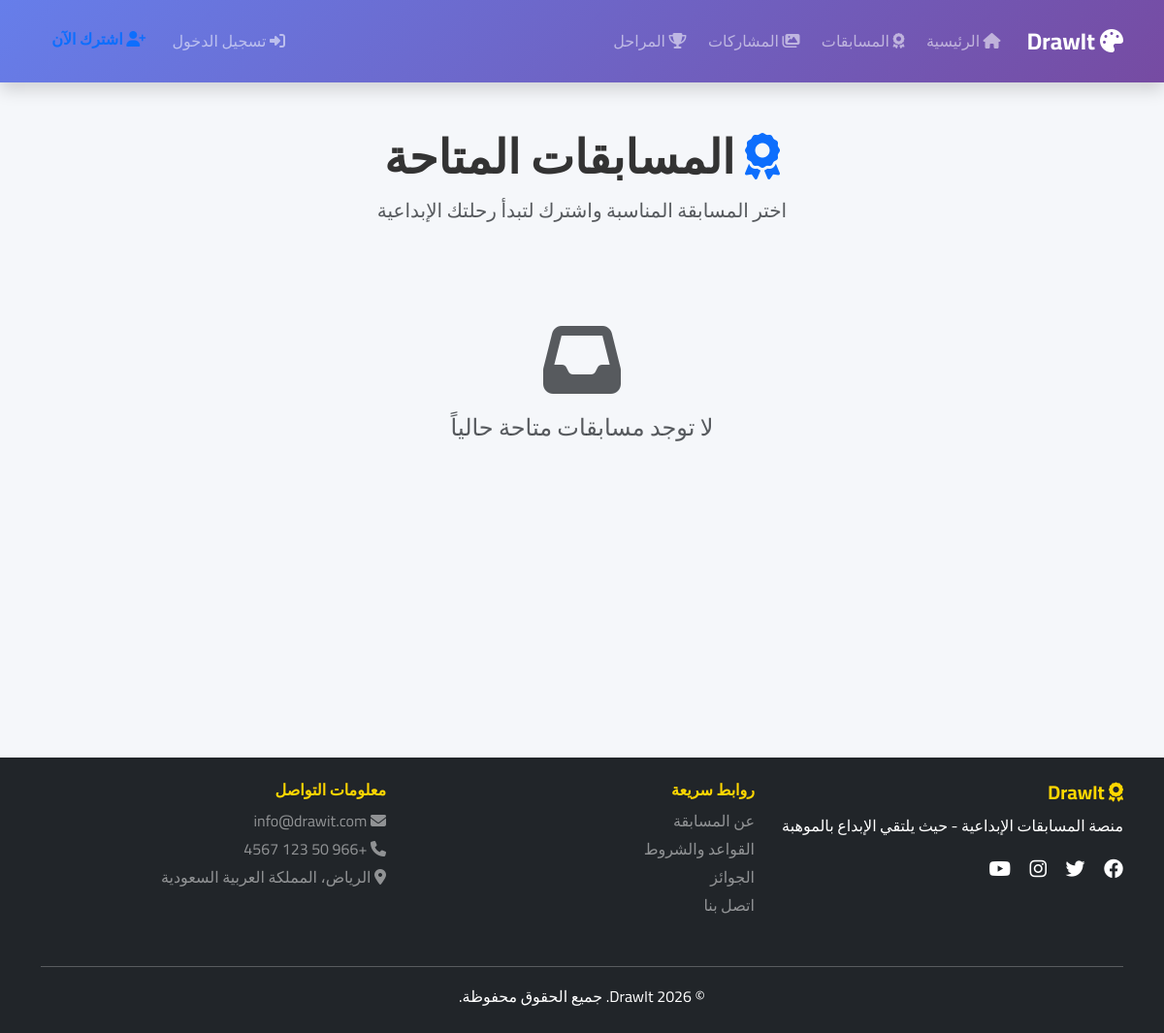
Before: /pages/competitions.php with the older database file.
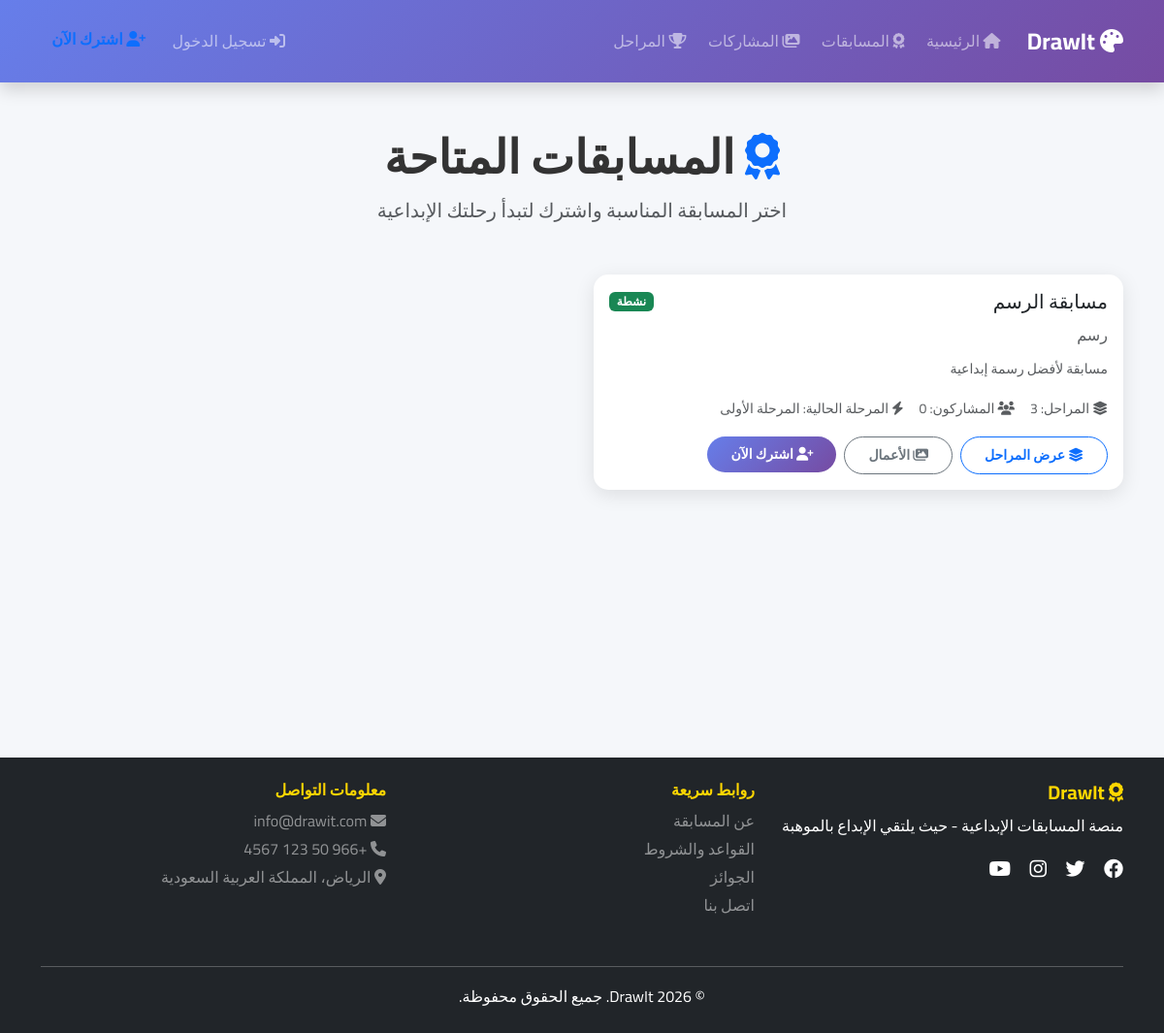
After: the same page with the newer database file.
### tables this page shows
CREATE TABLE competitions (
    id INT PRIMARY KEY AUTO_INCREMENT,
    name VARCHAR(150) NOT NULL,
    slug VARCHAR(150) UNIQUE,
    description TEXT,
    rules TEXT,
    category VARCHAR(100),
    is_active BOOLEAN DEFAULT TRUE,
    created_by INT NULL,
    created_at TIMESTAMP DEFAULT CURRENT_TIMESTAMP,
    updated_at TIMESTAMP DEFAULT CURRENT_TIMESTAMP ON UPDATE CURRENT_TIMESTAMP,
    FOREIGN KEY (created_by) REFERENCES users(id) ON DELETE SET NULL
);

### includes/functions.php (called while the page is built, shortened)
<?php
function is_logged_in() {
    return isset($_SESSION['user_id']);
}
function get_current_competition_id($fallback_to_active = true) {
    $db = getDB();
    $competition_id = null;
    if (!$competition_id && $fallback_to_active) {
        $stmt = $db->query("SELECT id FROM competitions WHERE is_active = 1 ORDER BY created_at DESC LIMIT 1");
        $competition_id = $stmt->fetchColumn() ?: null;
    }
    return $competition_id;
}

### pages/competitions.php (the view, shortened to what this page needs)
<?php
require_once '../includes/functions.php';
$db = getDB();
$stmt = $db->query("SELECT c.*,
                    (SELECT COUNT(*) FROM stages s WHERE s.competition_id = c.id) as stages_count,
                    (SELECT COUNT(*) FROM competition_contestants cc WHERE cc.competition_id = c.id AND cc.status = 'active') as contestants_count,
                    (SELECT name FROM stages s WHERE s.competition_id = c.id AND s.is_active = 1 LIMIT 1) as active_stage_name
                    FROM competitions c
                    ORDER BY c.created_at DESC");
$competitions = $stmt->fetchAll();
$joined_ids = [];
require_once '../includes/header.php';
?>
<div class="container my-5">
    <div class="text-center mb-5">
        <h1 class="display-5 fw-bold"><i class="fas fa-award text-primary"></i> المسابقات المتاحة</h1>
        <p class="lead text-muted">اختر المسابقة المناسبة واشترك لتبدأ رحلتك الإبداعية</p>
    </div>
    <?php if (empty($competitions)): ?>
        <div class="text-center py-5">
            <i class="fas fa-inbox fa-5x text-muted mb-3"></i>
            <h4 class="text-muted">لا توجد مسابقات متاحة حالياً</h4>
        </div>
    <?php else: ?>
        <div class="row g-4">
            <?php foreach ($competitions as $competition): ?>
                <div class="col-md-6">
                    <div class="card h-100">
                        <div class="card-body">
                            <div class="d-flex justify-content-between align-items-center mb-2">
                                <h5 class="mb-0"><?php echo htmlspecialchars($competition['name']); ?></h5>
                                <span class="badge <?php echo $competition['is_active'] ? 'bg-success' : 'bg-secondary'; ?>">
                                    <?php echo $competition['is_active'] ? 'نشطة' : 'غير نشطة'; ?>
                                </span>
                            </div>
                            <?php if (!empty($competition['category'])): ?>
                                <p class="text-muted mb-2"><?php echo htmlspecialchars($competition['category']); ?></p>
                            <?php endif; ?>
                            <?php if (!empty($competition['description'])): ?>
                                <p class="text-muted small mb-3"><?php echo htmlspecialchars($competition['description']); ?></p>
                            <?php endif; ?>
                            <div class="d-flex flex-wrap gap-3 mb-3 text-muted small">
                                <span><i class="fas fa-layer-group"></i> المراحل: <?php echo (int)$competition['stages_count']; ?></span>
                                <span><i class="fas fa-users"></i> المشاركون: <?php echo (int)$competition['contestants_count']; ?></span>
                                <?php if ($competition['active_stage_name']): ?>
                                    <span><i class="fas fa-bolt"></i> المرحلة الحالية: <?php echo htmlspecialchars($competition['active_stage_name']); ?></span>
                                <?php endif; ?>
                            </div>
                            <div class="d-flex gap-2">
                                <a href="stages.php?competition_id=<?php echo $competition['id']; ?>" class="btn btn-outline-primary btn-sm">
                                    <i class="fas fa-layer-group"></i> عرض المراحل
                                </a>
                                <a href="drawings.php?competition_id=<?php echo $competition['id']; ?>" class="btn btn-outline-secondary btn-sm">
                                    <i class="fas fa-images"></i> الأعمال
                                </a>
                                <?php if ($competition['is_active']): ?>
                                    <?php if (in_array($competition['id'], $joined_ids, true)): ?>
                                        <button class="btn btn-success btn-sm" disabled>
                                            <i class="fas fa-check"></i> مشترك
                                        </button>
                                    <?php else: ?>
                                        <form method="POST" action="" class="d-inline">
                                            <button type="submit" class="btn btn-primary btn-sm">
                                                <i class="fas fa-user-plus"></i> اشترك الآن
                                            </button>
                                        </form>
                                    <?php endif; ?>
                                <?php else: ?>
                                    <button class="btn btn-secondary btn-sm" disabled>غير متاحة حالياً</button>
                                <?php endif; ?>
                            </div>
                        </div>
                    </div>
                </div>
            <?php endforeach; ?>
        </div>
    <?php endif; ?>
</div>
<?php require_once '../includes/footer.php'; ?>

### includes/header.php (shortened to what this page needs)
<!DOCTYPE html>
<html lang="ar" dir="rtl">
<head>
    <link href="https://cdn.jsdelivr.net/npm/bootstrap@5.3.0/dist/css/bootstrap.rtl.min.css" rel="stylesheet">
    <link rel="stylesheet" href="https://cdnjs.cloudflare.com/ajax/libs/font-awesome/6.4.0/css/all.min.css">
    <link rel="stylesheet" href="<?php echo SITE_URL; ?>/assets/css/style.css">
</head>
<body>
    <nav class="navbar navbar-expand-lg navbar-dark bg-primary sticky-top shadow">
        <div class="container">
            <a class="navbar-brand fw-bold" href="<?php echo SITE_URL; ?>">
                <i class="fas fa-palette"></i> DrawIt
            </a>
            <div class="collapse navbar-collapse" id="navbarNav">
                <?php $nav_competition_id = get_current_competition_id(); ?>
                <ul class="navbar-nav me-auto">
                    <li class="nav-item">
                        <a class="nav-link" href="<?php echo SITE_URL; ?>"><i class="fas fa-home"></i> الرئيسية</a>
                    </li>
                    <li class="nav-item">
                        <a class="nav-link" href="<?php echo SITE_URL; ?>/pages/competitions.php"><i class="fas fa-award"></i> المسابقات</a>
                    </li>
                    <li class="nav-item">
                        <a class="nav-link" href="<?php echo SITE_URL; ?>/pages/drawings.php"><i class="fas fa-images"></i> المشاركات</a>
                    </li>
                    <li class="nav-item">
                        <a class="nav-link" href="<?php echo SITE_URL; ?>/pages/stages.php<?php echo $nav_competition_id ? '?competition_id=' . (int)$nav_competition_id : ''; ?>"><i class="fas fa-trophy"></i> المراحل</a>
                    </li>
                </ul>
                <ul class="navbar-nav">
                    <?php if(is_logged_in()): ?>
                        <?php $user = get_current_user_data(); ?>
                        <li class="nav-item dropdown">
                            <a class="nav-link dropdown-toggle" href="#" id="userDropdown" role="button" data-bs-toggle="dropdown">
                                <i class="fas fa-user"></i> <?php echo htmlspecialchars($user['full_name']); ?>
                                <?php
                                $db = getDB();
                                $stmt = $db->prepare("SELECT COUNT(*) FROM notifications WHERE user_id = ? AND is_read = 0");
                                $stmt->execute([$user['id']]);
                                $unread_count = $stmt->fetchColumn();
                                if($unread_count > 0):
                                ?>
                                    <span class="badge bg-danger"><?php echo $unread_count; ?></span>
                                <?php endif; ?>
                            </a>
                            <ul class="dropdown-menu dropdown-menu-end">
                                <li><a class="dropdown-item" href="<?php echo SITE_URL; ?>/pages/profile.php"><i class="fas fa-user-edit"></i> الملف الشخصي</a></li>
                                <li><a class="dropdown-item" href="<?php echo SITE_URL; ?>/pages/notifications.php">
                                    <i class="fas fa-bell"></i> التنبيهات
                                    <?php if($unread_count > 0): ?>
                                        <span class="badge bg-danger"><?php echo $unread_count; ?></span>
                                    <?php endif; ?>
                                </a></li>
                                <li><hr class="dropdown-divider"></li>
                                <li><a class="dropdown-item text-danger" href="<?php echo SITE_URL; ?>/auth/logout.php"><i class="fas fa-sign-out-alt"></i> تسجيل الخروج</a></li>
                            </ul>
                        </li>
                    <?php else: ?>
                        <li class="nav-item">
                            <a class="nav-link" href="<?php echo SITE_URL; ?>/auth/login.php"><i class="fas fa-sign-in-alt"></i> تسجيل الدخول</a>
                        </li>
                        <li class="nav-item">
                            <a class="nav-link btn btn-light text-primary ms-2" href="<?php echo SITE_URL; ?>/auth/register.php">
                                <i class="fas fa-user-plus"></i> اشترك الآن
                            </a>
                        </li>
                    <?php endif; ?>
                </ul>
            </div>
        </div>
    </nav>
    <main class="main-content">

### includes/footer.php (shortened to what this page needs)
    </main>
    <footer class="footer bg-dark text-white mt-5 py-4">
        <div class="container">
            <div class="row">
                <div class="col-md-4 mb-3">
                    <h5 class="fw-bold"><i class="fas fa-award"></i> DrawIt</h5>
                    <p>منصة المسابقات الإبداعية - حيث يلتقي الإبداع بالموهبة</p>
                    <div class="social-links">
                        <a href="#" class="text-white me-3"><i class="fab fa-facebook fa-lg"></i></a>
                        <a href="#" class="text-white me-3"><i class="fab fa-twitter fa-lg"></i></a>
                        <a href="#" class="text-white me-3"><i class="fab fa-instagram fa-lg"></i></a>
                        <a href="#" class="text-white"><i class="fab fa-youtube fa-lg"></i></a>
                    </div>
                </div>
                <div class="col-md-4 mb-3">
                    <h6 class="fw-bold">روابط سريعة</h6>
                    <ul class="list-unstyled">
                        <li><a href="<?php echo SITE_URL; ?>/pages/about.php" class="text-white-50 text-decoration-none">عن المسابقة</a></li>
                        <li><a href="<?php echo SITE_URL; ?>/pages/rules.php" class="text-white-50 text-decoration-none">القواعد والشروط</a></li>
                        <li><a href="<?php echo SITE_URL; ?>/pages/prizes.php" class="text-white-50 text-decoration-none">الجوائز</a></li>
                        <li><a href="<?php echo SITE_URL; ?>/pages/contact.php" class="text-white-50 text-decoration-none">اتصل بنا</a></li>
                    </ul>
                </div>
                <div class="col-md-4 mb-3">
                    <h6 class="fw-bold">معلومات التواصل</h6>
                    <ul class="list-unstyled text-white-50">
                        <li><i class="fas fa-envelope"></i> info@drawit.com</li>
                        <li><i class="fas fa-phone"></i> +966 50 123 4567</li>
                        <li><i class="fas fa-map-marker-alt"></i> الرياض، المملكة العربية السعودية</li>
                    </ul>
                </div>
            </div>
            <hr class="bg-white">
            <div class="text-center">
                <p class="mb-0">&copy; <?php echo date('Y'); ?> DrawIt. جميع الحقوق محفوظة.</p>
            </div>
        </div>
    </footer>
</body>
</html>

### assets/css/style.css (style rules this page uses)
:root { --primary-color: #6f42c1; --secondary-color: #fd7e14; --success-color: #28a745; --danger-color: #dc3545; --warning-color: #ffc107; --info-color: #17a2b8; --light-color: #f8f9fa; --dark-color: #343a40; --gradient-primary: linear-gradient(135deg, #667eea 0%, #764ba2 100%); --gradient-secondary: linear-gradient(135deg, #f093fb 0%, #f5576c 100%); --gradient-success: linear-gradient(135deg, #4facfe 0%, #00f2fe 100%); }
* { margin: 0; padding: 0; box-sizing: border-box; }
body { font-family: 'Cairo', sans-serif; background: #f5f7fa; color: #333; line-height: 1.8; }
.main-content { min-height: calc(100vh - 200px); }
.navbar { background: var(--gradient-primary) !important; padding: 1rem 0; }
.navbar-brand { font-size: 1.5rem; font-weight: 700; }
.nav-link { font-weight: 500; transition: all 0.3s ease; margin: 0 0.2rem; }
.btn { border-radius: 25px; padding: 0.5rem 1.5rem; font-weight: 600; transition: all 0.3s ease; }
.btn-primary { background: var(--gradient-primary); border: none; }
.card { border: none; border-radius: 15px; box-shadow: 0 5px 20px rgba(0,0,0,0.1); transition: all 0.3s ease; overflow: hidden; }
.footer { background: #212529 !important; margin-top: 4rem; }
.footer h5, .footer h6 { color: #ffd700; }
.social-links a { transition: all 0.3s ease; }

Changed rows visible on the page:
added competitions: name "مسابقة الرسم", is_active "نشطة", category "رسم", description "مسابقة لأفضل رسمة إبداعية", stages_count "3", contestants_count "0", active_stage_name "المرحلة الأولى"
Other visible differences:
text no longer shown: "لا توجد مسابقات متاحة حالياً"
